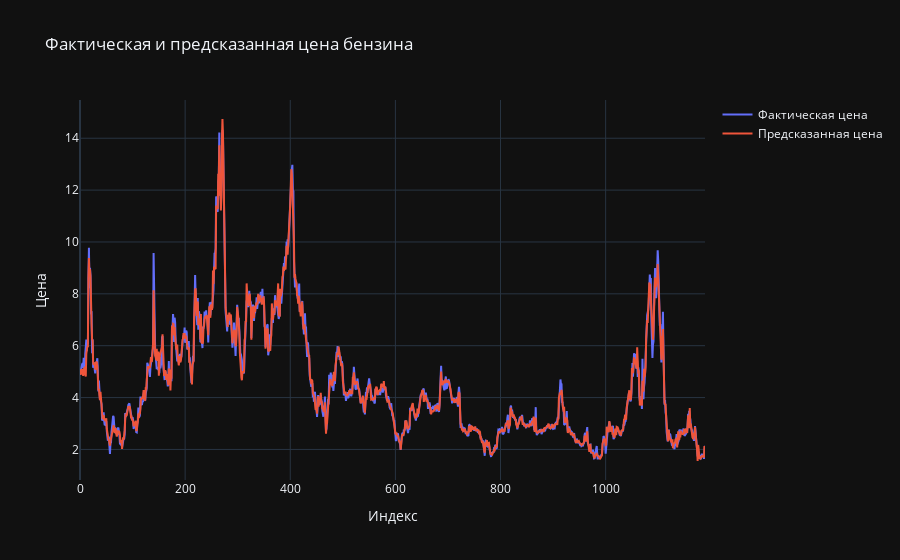

Notebook source saved alongside this figure:
### Code cell
actual_prices = pd.read_csv('data/actual_prices.csv')
predicted_prices = pd.read_csv('data/predicted_prices.csv')
X_test_sorted = pd.read_csv('data/X_test_sorted.csv')

# Создаем график с помощью Plotly
fig = go.Figure()

# Добавляем фактические цены
fig.add_trace(go.Scatter(x=X_test_sorted.index, y=actual_prices['Actual_Prices'], mode='lines', name='Фактическая цена'))

# Добавляем предсказанные цены
fig.add_trace(go.Scatter(x=X_test_sorted.index, y=predicted_prices['Predicted_Prices'], mode='lines', name='Предсказанная цена'))

# Настройка макета графика
fig.update_layout(
    title='Фактическая и предсказанная цена бензина',
    xaxis_title='Индекс',
    yaxis_title='Цена',
    showlegend=True
)

# Отображаем график
fig.show()

### Figure 1 — Plotly figure (JSON) as saved in the notebook; plotly's stock layout.template omitted (floating-point values rounded to 4 significant figures; data arrays with more than 128 entries replaced by an {"elided": "..."} marker saying what was removed)
{"data": [{"mode": "lines", "name": "Фактическая цена", "x": {"elided": "1190 int values"}, "y": {"elided": "1190 float values"}, "type": "scatter"}, {"mode": "lines", "name": "Предсказанная цена", "x": {"elided": "1190 int values"}, "y": {"elided": "1190 float values"}, "type": "scatter"}], "layout": {"title": {"text": "Фактическая и предсказанная цена бензина"}, "xaxis": {"title": {"text": "Индекс"}}, "yaxis": {"title": {"text": "Цена"}}, "showlegend": true}}
